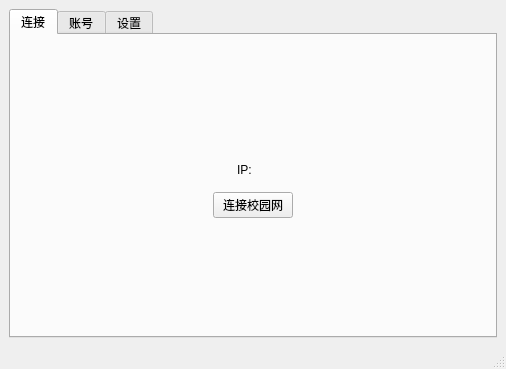
<?xml version="1.0" encoding="UTF-8"?>
<ui version="4.0">
 <class>MainWindow</class>
 <widget class="QMainWindow" name="MainWindow">
  <property name="geometry">
   <rect>
    <x>0</x>
    <y>0</y>
    <width>506</width>
    <height>369</height>
   </rect>
  </property>
  <property name="windowTitle">
   <string>校园网</string>
  </property>
  <widget class="QWidget" name="centralwidget">
   <layout class="QHBoxLayout" name="horizontalLayout_2">
    <item>
     <widget class="QTabWidget" name="tabWidget">
      <property name="tabShape">
       <enum>QTabWidget::Rounded</enum>
      </property>
      <property name="currentIndex">
       <number>0</number>
      </property>
      <property name="elideMode">
       <enum>Qt::ElideNone</enum>
      </property>
      <property name="documentMode">
       <bool>false</bool>
      </property>
      <property name="tabsClosable">
       <bool>false</bool>
      </property>
      <property name="tabBarAutoHide">
       <bool>false</bool>
      </property>
      <widget class="QWidget" name="conn_tab">
       <attribute name="title">
        <string>连接</string>
       </attribute>
       <layout class="QVBoxLayout" name="verticalLayout">
        <item>
         <widget class="QWidget" name="widget" native="true">
          <property name="sizePolicy">
           <sizepolicy hsizetype="Preferred" vsizetype="Preferred">
            <horstretch>0</horstretch>
            <verstretch>0</verstretch>
           </sizepolicy>
          </property>
          <layout class="QVBoxLayout" name="verticalLayout_2">
           <item>
            <spacer name="verticalSpacer">
             <property name="orientation">
              <enum>Qt::Vertical</enum>
             </property>
             <property name="sizeHint" stdset="0">
              <size>
               <width>20</width>
               <height>40</height>
              </size>
             </property>
            </spacer>
           </item>
           <item alignment="Qt::AlignHCenter">
            <widget class="QWidget" name="widget_2" native="true">
             <layout class="QHBoxLayout" name="horizontalLayout">
              <item>
               <widget class="QLabel" name="label">
                <property name="sizePolicy">
                 <sizepolicy hsizetype="Preferred" vsizetype="Preferred">
                  <horstretch>0</horstretch>
                  <verstretch>0</verstretch>
                 </sizepolicy>
                </property>
                <property name="text">
                 <string>IP: </string>
                </property>
               </widget>
              </item>
              <item alignment="Qt::AlignHCenter">
               <widget class="QLabel" name="ip">
                <property name="sizePolicy">
                 <sizepolicy hsizetype="Preferred" vsizetype="Preferred">
                  <horstretch>0</horstretch>
                  <verstretch>0</verstretch>
                 </sizepolicy>
                </property>
                <property name="text">
                 <string/>
                </property>
               </widget>
              </item>
             </layout>
            </widget>
           </item>
           <item alignment="Qt::AlignHCenter">
            <widget class="QPushButton" name="pushButton">
             <property name="sizePolicy">
              <sizepolicy hsizetype="Fixed" vsizetype="Fixed">
               <horstretch>0</horstretch>
               <verstretch>0</verstretch>
              </sizepolicy>
             </property>
             <property name="text">
              <string>连接校园网</string>
             </property>
            </widget>
           </item>
           <item>
            <spacer name="verticalSpacer_2">
             <property name="orientation">
              <enum>Qt::Vertical</enum>
             </property>
             <property name="sizeHint" stdset="0">
              <size>
               <width>20</width>
               <height>40</height>
              </size>
             </property>
            </spacer>
           </item>
          </layout>
         </widget>
        </item>
       </layout>
      </widget>
      <widget class="QWidget" name="account_tab">
       <attribute name="title">
        <string>账号</string>
       </attribute>
       <layout class="QVBoxLayout" name="verticalLayout_3">
        <item>
         <widget class="QTabWidget" name="tabWidget_2">
          <property name="currentIndex">
           <number>0</number>
          </property>
          <widget class="QWidget" name="first_tab">
           <attribute name="title">
            <string>第一页面</string>
           </attribute>
           <layout class="QHBoxLayout" name="horizontalLayout_3">
            <item>
             <spacer name="horizontalSpacer_2">
              <property name="orientation">
               <enum>Qt::Horizontal</enum>
              </property>
              <property name="sizeHint" stdset="0">
               <size>
                <width>40</width>
                <height>20</height>
               </size>
              </property>
             </spacer>
            </item>
            <item>
             <layout class="QGridLayout" name="gridLayout">
              <property name="topMargin">
               <number>0</number>
              </property>
              <property name="verticalSpacing">
               <number>17</number>
              </property>
              <item row="3" column="1">
               <spacer name="verticalSpacer_3">
                <property name="orientation">
                 <enum>Qt::Vertical</enum>
                </property>
                <property name="sizeHint" stdset="0">
                 <size>
                  <width>20</width>
                  <height>40</height>
                 </size>
                </property>
               </spacer>
              </item>
              <item row="1" column="1">
               <widget class="QLineEdit" name="username1">
                <property name="minimumSize">
                 <size>
                  <width>0</width>
                  <height>30</height>
                 </size>
                </property>
               </widget>
              </item>
              <item row="2" column="1">
               <widget class="QLineEdit" name="password1">
                <property name="minimumSize">
                 <size>
                  <width>0</width>
                  <height>30</height>
                 </size>
                </property>
                <property name="echoMode">
                 <enum>QLineEdit::Password</enum>
                </property>
               </widget>
              </item>
              <item row="2" column="0">
               <widget class="QLabel" name="label_2">
                <property name="text">
                 <string>密码:</string>
                </property>
               </widget>
              </item>
              <item row="1" column="0">
               <widget class="QLabel" name="label_1">
                <property name="text">
                 <string>账号: </string>
                </property>
               </widget>
              </item>
              <item row="0" column="1">
               <spacer name="verticalSpacer_4">
                <property name="orientation">
                 <enum>Qt::Vertical</enum>
                </property>
                <property name="sizeHint" stdset="0">
                 <size>
                  <width>20</width>
                  <height>40</height>
                 </size>
                </property>
               </spacer>
              </item>
             </layout>
            </item>
            <item>
             <spacer name="horizontalSpacer">
              <property name="orientation">
               <enum>Qt::Horizontal</enum>
              </property>
              <property name="sizeHint" stdset="0">
               <size>
                <width>40</width>
                <height>20</height>
               </size>
              </property>
             </spacer>
            </item>
           </layout>
          </widget>
          <widget class="QWidget" name="second_tab">
           <attribute name="title">
            <string>第二页面</string>
           </attribute>
           <layout class="QHBoxLayout" name="horizontalLayout_4">
            <item>
             <spacer name="horizontalSpacer_3">
              <property name="orientation">
               <enum>Qt::Horizontal</enum>
              </property>
              <property name="sizeHint" stdset="0">
               <size>
                <width>40</width>
                <height>20</height>
               </size>
              </property>
             </spacer>
            </item>
            <item>
             <layout class="QGridLayout" name="gridLayout_2">
              <property name="topMargin">
               <number>0</number>
              </property>
              <property name="verticalSpacing">
               <number>17</number>
              </property>
              <item row="3" column="1">
               <spacer name="verticalSpacer_5">
                <property name="orientation">
                 <enum>Qt::Vertical</enum>
                </property>
                <property name="sizeHint" stdset="0">
                 <size>
                  <width>20</width>
                  <height>40</height>
                 </size>
                </property>
               </spacer>
              </item>
              <item row="1" column="1">
               <widget class="QLineEdit" name="username2">
                <property name="minimumSize">
                 <size>
                  <width>0</width>
                  <height>30</height>
                 </size>
                </property>
               </widget>
              </item>
              <item row="2" column="1">
               <widget class="QLineEdit" name="password2">
                <property name="minimumSize">
                 <size>
                  <width>0</width>
                  <height>30</height>
                 </size>
                </property>
                <property name="echoMode">
                 <enum>QLineEdit::Password</enum>
                </property>
               </widget>
              </item>
              <item row="2" column="0">
               <widget class="QLabel" name="label_3">
                <property name="text">
                 <string>密码:</string>
                </property>
               </widget>
              </item>
              <item row="1" column="0">
               <widget class="QLabel" name="label_4">
                <property name="text">
                 <string>账号: </string>
                </property>
               </widget>
              </item>
              <item row="0" column="1">
               <spacer name="verticalSpacer_6">
                <property name="orientation">
                 <enum>Qt::Vertical</enum>
                </property>
                <property name="sizeHint" stdset="0">
                 <size>
                  <width>20</width>
                  <height>40</height>
                 </size>
                </property>
               </spacer>
              </item>
             </layout>
            </item>
            <item>
             <spacer name="horizontalSpacer_4">
              <property name="orientation">
               <enum>Qt::Horizontal</enum>
              </property>
              <property name="sizeHint" stdset="0">
               <size>
                <width>40</width>
                <height>20</height>
               </size>
              </property>
             </spacer>
            </item>
           </layout>
          </widget>
         </widget>
        </item>
        <item>
         <widget class="QPushButton" name="save_btn">
          <property name="minimumSize">
           <size>
            <width>0</width>
            <height>40</height>
           </size>
          </property>
          <property name="text">
           <string>保存</string>
          </property>
         </widget>
        </item>
       </layout>
      </widget>
      <widget class="QWidget" name="settings_tab">
       <attribute name="title">
        <string>设置</string>
       </attribute>
       <layout class="QVBoxLayout" name="verticalLayout_4">
        <item alignment="Qt::AlignHCenter">
         <widget class="QCheckBox" name="startup_ck">
          <property name="layoutDirection">
           <enum>Qt::LeftToRight</enum>
          </property>
          <property name="text">
           <string>开机自动启动</string>
          </property>
         </widget>
        </item>
        <item alignment="Qt::AlignHCenter">
         <widget class="QCheckBox" name="quit_ck">
          <property name="layoutDirection">
           <enum>Qt::LeftToRight</enum>
          </property>
          <property name="text">
           <string>连接后退出应用</string>
          </property>
          <property name="tristate">
           <bool>false</bool>
          </property>
         </widget>
        </item>
       </layout>
      </widget>
     </widget>
    </item>
   </layout>
  </widget>
  <widget class="QStatusBar" name="statusbar"/>
  <action name="first_account">
   <property name="text">
    <string>第一页面</string>
   </property>
  </action>
  <action name="second_account">
   <property name="text">
    <string>第二页面</string>
   </property>
  </action>
  <action name="modify_account">
   <property name="text">
    <string>修改账号信息</string>
   </property>
   <property name="toolTip">
    <string>修改账号信息</string>
   </property>
  </action>
 </widget>
 <resources/>
 <connections>
  <connection>
   <sender>pushButton</sender>
   <signal>clicked()</signal>
   <receiver>MainWindow</receiver>
   <slot>click()</slot>
   <hints>
    <hint type="sourcelabel">
     <x>297</x>
     <y>203</y>
    </hint>
    <hint type="destinationlabel">
     <x>505</x>
     <y>337</y>
    </hint>
   </hints>
  </connection>
  <connection>
   <sender>save_btn</sender>
   <signal>clicked()</signal>
   <receiver>MainWindow</receiver>
   <slot>login_tab_save()</slot>
   <hints>
    <hint type="sourcelabel">
     <x>240</x>
     <y>266</y>
    </hint>
    <hint type="destinationlabel">
     <x>1084</x>
     <y>263</y>
    </hint>
   </hints>
  </connection>
 </connections>
 <slots>
  <signal>toggle_setting(QCheckButton)</signal>
  <slot>click()</slot>
  <slot>save_account()</slot>
  <slot>setting()</slot>
  <slot>start_after_system_boot()</slot>
  <slot>quit_app_when_connected()</slot>
  <slot>login_tab_save()</slot>
 </slots>
</ui>
